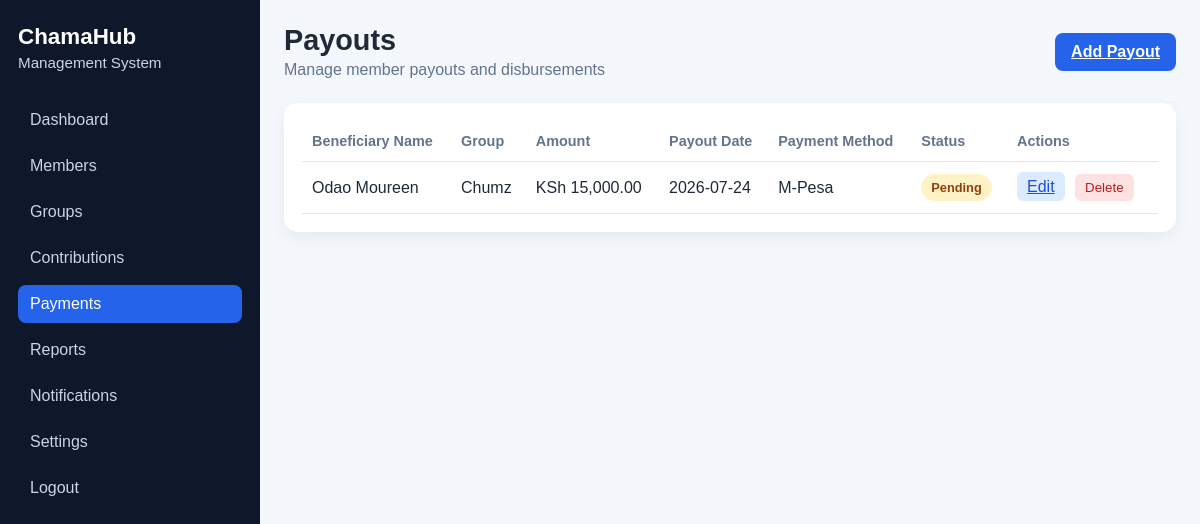
The app's page /payouts with its own data.
### app/models.py (models this page shows, shortened)
class Payout(db.Model):
    __tablename__ = "payouts"
    id = db.Column(db.Integer, primary_key=True)
    beneficiary_name = db.Column(db.String(100), nullable=False)
    group_name = db.Column(db.String(100), nullable=False)
    amount = db.Column(db.Float, nullable=False, default=0.0)
    payout_date = db.Column(db.String(20), nullable=False)
    payment_method = db.Column(db.String(50), nullable=False, default="Bank Transfer")
    status = db.Column(db.String(20), nullable=False, default="Pending")

### app/routes.py (the view)
@main.route("/payouts")
def payouts():
    payouts = Payout.query.order_by(Payout.id.desc()).all()
    return render_template("payouts.html", payouts=payouts)

### app/templates/payouts.html (shortened to what this page needs)
<!DOCTYPE html>
<html lang="en">
  <head>
    <link rel="stylesheet" href="{{ url_for('static', filename='css/dashboard.css') }}" />
  </head>
  <body>
    <div class="dashboard-layout">
      <aside class="sidebar">
        <div class="brand-block">
          <h2>ChamaHub</h2>
          <p>Management System</p>
        </div>
        <nav class="sidebar-nav">
          <a href="{{ url_for('main.dashboard') }}">Dashboard</a>
          <a href="{{ url_for('main.members') }}">Members</a>
          <a href="{{ url_for('main.groups') }}">Groups</a>
          <a href="{{ url_for('main.contributions') }}">Contributions</a>
          <a href="{{ url_for('main.payouts') }}" class="active">Payments</a>
          <a href="{{ url_for('main.reports') }}">Reports</a>
          <a href="{{ url_for('main.notifications') }}">Notifications</a>
          <a href="{{ url_for('main.settings') }}">Settings</a>
          <a href="{{ url_for('main.logout') }}">Logout</a>
        </nav>
      </aside>
      <main class="main-content">
        <header class="topbar">
          <div>
            <h1>Payouts</h1>
            <p>Manage member payouts and disbursements</p>
          </div>
          <a href="{{ url_for('main.add_payout_page') }}" class="add-btn">Add Payout</a>
        </header>
        <section class="panel">
          <div class="table-wrapper">
            <table class="data-table">
              <thead>
                <tr>
                  <th>Beneficiary Name</th>
                  <th>Group</th>
                  <th>Amount</th>
                  <th>Payout Date</th>
                  <th>Payment Method</th>
                  <th>Status</th>
                  <th>Actions</th>
                </tr>
              </thead>
              <tbody>
                {% for payout in payouts %}
                <tr>
                  <td>{{ payout.beneficiary_name }}</td>
                  <td>{{ payout.group_name }}</td>
                  <td>KSh {{ "{:,.2f}".format(payout.amount) }}</td>
                  <td>{{ payout.payout_date }}</td>
                  <td>{{ payout.payment_method }}</td>
                  <td><span class="status {{ payout.status.lower() }}">{{ payout.status }}</span></td>
                  <td>
                    <a href="{{ url_for('main.edit_payout', payout_id=payout.id) }}" class="action-btn edit">Edit</a>
                    <form method="POST" action="{{ url_for('main.delete_payout', payout_id=payout.id) }}" style="display:inline;">
                      <button type="submit" class="action-btn delete" onclick="return confirm('Delete this payout record?')">Delete</button>
                    </form>
                  </td>
                </tr>
                {% else %}
                <tr>
                  <td colspan="7">No payout records yet.</td>
                </tr>
                {% endfor %}
              </tbody>
            </table>
          </div>
        </section>
      </main>
    </div>
  </body>
</html>

### app/static/css/dashboard.css (style rules this page uses)
:root { --bg: #f4f7fb; --sidebar: #0f172a; --sidebar-text: #cbd5e1; --sidebar-active: #2563eb; --card: #ffffff; --text: #1f2937; --muted: #64748b; --accent: #2563eb; }
* { box-sizing: border-box; margin: 0; padding: 0; }
body { font-family: Arial, Helvetica, sans-serif; background: var(--bg); color: var(--text); }
.dashboard-layout { display: flex; min-height: 100vh; }
.sidebar { width: 260px; background: var(--sidebar); color: white; padding: 24px 18px; }
.brand-block { margin-bottom: 30px; }
.brand-block h2 { font-size: 1.4rem; margin-bottom: 4px; }
.brand-block p { color: var(--sidebar-text); font-size: 0.95rem; }
.sidebar-nav { display: flex; flex-direction: column; gap: 8px; }
.sidebar-nav a { color: var(--sidebar-text); text-decoration: none; padding: 10px 12px; border-radius: 8px; transition: 0.2s ease; }
.sidebar-nav a:hover, .sidebar-nav a.active { background: var(--sidebar-active); color: white; }
.main-content { flex: 1; padding: 24px; }
.topbar { display: flex; justify-content: space-between; align-items: center; margin-bottom: 24px; }
.topbar h1 { font-size: 1.8rem; margin-bottom: 4px; }
.topbar p { color: var(--muted); }
.card, .panel { background: var(--card); border-radius: 14px; padding: 18px; box-shadow: 0 6px 18px rgba(15, 23, 42, 0.06); }
.add-btn { background: var(--accent); color: white; border: none; padding: 10px 16px; border-radius: 8px; cursor: pointer; font-weight: bold; }
.table-wrapper { overflow-x: auto; }
.data-table { width: 100%; border-collapse: collapse; }
.data-table th, .data-table td { text-align: left; padding: 12px 10px; border-bottom: 1px solid #e2e8f0; }
.data-table th { color: var(--muted); font-size: 0.9rem; }
.status { display: inline-block; padding: 6px 10px; border-radius: 999px; font-size: 0.8rem; font-weight: bold; }
.status.pending { background: #fef3c7; color: #92400e; }
.action-btn { border: none; padding: 6px 10px; border-radius: 6px; cursor: pointer; margin-right: 6px; }
.action-btn.edit { background: #dbeafe; color: #1d4ed8; }
.action-btn.delete { background: #fee2e2; color: #b91c1c; }

### records on screen
Payout: beneficiary_name "Odao Moureen", group_name "Chumz", amount "15,000.00", payout_date "2026-07-24", payment_method "M-Pesa", status "Pending"
